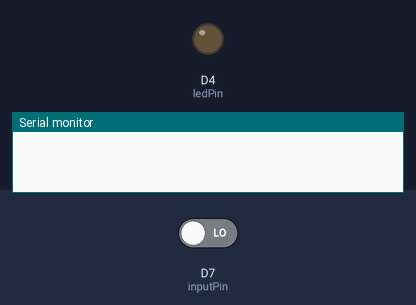
This sketch was run on a simulated ESP8266 (NodeMCU). Parts: output pins drawn as LEDs (lit = HIGH), the last lines printed to the serial monitor. Inputs (shaded band) come from the test bench; at power-on: D7 (inputPin) LOW.

Above: at 1.2 s.
1.3 s: D7 (inputPin) driven HIGH
At 2.0 s:
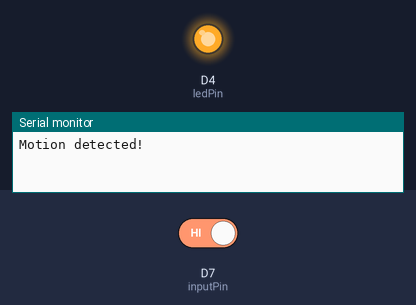
2.8 s: D7 (inputPin) driven LOW
At 3.1 s:
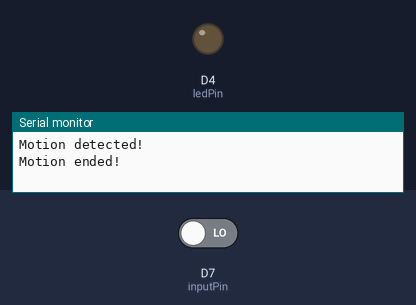
Timing chart, 0 to 5.8 s (numbered marks = the images above; inputs shaded):
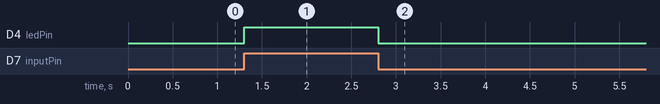

The sketch:

pir.ino
```cpp
/*
 * PIR sensor tester
 */

int ledPin = LED_BUILTIN;                // choose the pin for the LED
int inputPin = D7;               // choose the input pin (for PIR sensor)
int pirState = LOW;             // we start, assuming no motion detected
int val = 0;                    // variable for reading the pin status

void setup() {
  pinMode(ledPin, OUTPUT);      // declare LED as output
  pinMode(inputPin, INPUT);     // declare sensor as input

  Serial.begin(9600);
}

void loop(){
  val = digitalRead(inputPin);  // read input value
  if (val == HIGH) {            // check if the input is HIGH
    digitalWrite(ledPin, HIGH);  // turn LED ON
    if (pirState == LOW) {
      // we have just turned on
      Serial.println("Motion detected!");
      // We only want to print on the output change, not state
      pirState = HIGH;
    }
  } else {
    digitalWrite(ledPin, LOW); // turn LED OFF
    if (pirState == HIGH){
      // we have just turned of
      Serial.println("Motion ended!");
      // We only want to print on the output change, not state
      pirState = LOW;
    }
  }
}
```

Measured:
- after the input at 1.3 s, D4 (ledPin): LOW → HIGH at once
- after the input at 2.8 s, D4 (ledPin): HIGH → LOW at once
